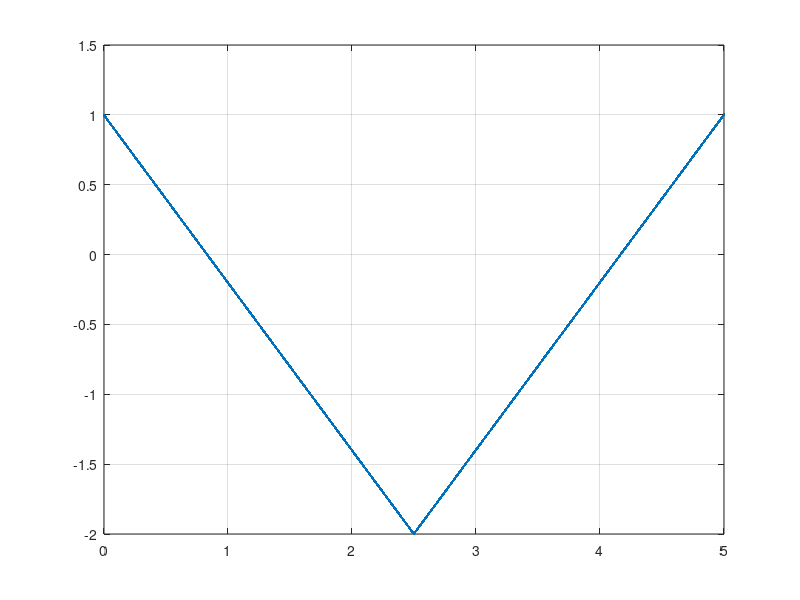

MATLAB code to generate this figure:
t=0:0.002:5;
f=1/5;
s=sin(2*pi*f*t);
n=length(s);
p=6/n;
np=1;
s(1)=1;
for i=2:1:n
    if i<=n/2
        s(i)=1-p*i;
    end
    if i>n/2
        s(i)=p*np-2;
        np=np+1;
    end
end
plot(t,s,'.-'),grid